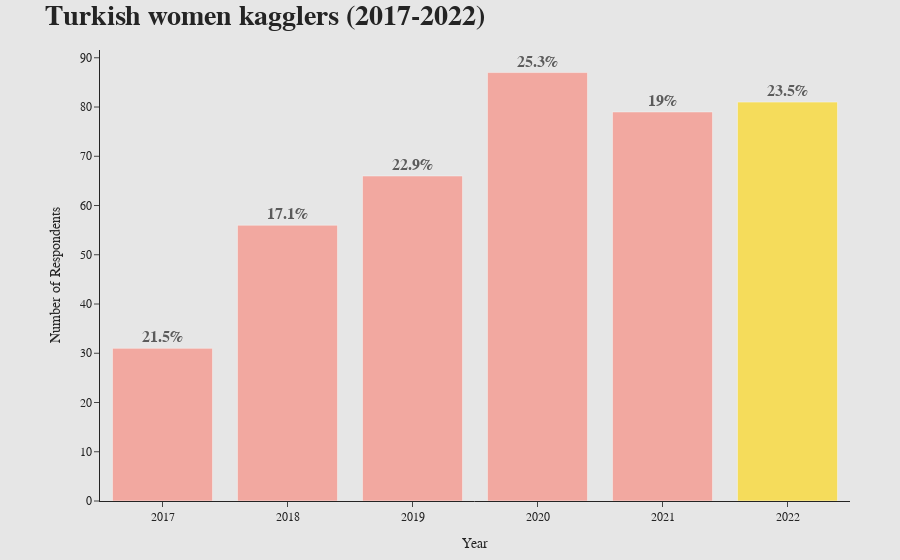

Write notebook code for a chart like this one.
### Code cell
df22_trwomen = df22_TR[df22_TR['Q3'] == 'Female']
df21_trwomen = df21_TR[df21_TR['Q2'] == 'Female']
df20_trwomen = df20_TR[df20_TR['Q2'] == 'Female']
df19_trwomen = df19_TR[df19_TR['Q2'] == 'Female']
df18_trwomen = df18_TR[df18_TR['Q1'] == 'Female']
df17_trwomen = df17_TR[df17_TR['GenderSelect'] == 'Female']

trwomen22 = len(df22_trwomen)
trwomen21 = len(df21_trwomen)
trwomen20 = len(df20_trwomen)
trwomen19 = len(df19_trwomen)
trwomen18 = len(df18_trwomen)
trwomen17 = len(df17_trwomen)

    
year = ['2017', '2018', '2019', '2020', '2021', '2022']
value = [trwomen17, trwomen18, trwomen19, trwomen20, trwomen21, trwomen22]

percent =[
    trwomen17/len(df17_TR)*100,
    trwomen18/len(df18_TR)*100,
    trwomen19/len(df19_TR)*100,
    trwomen20/len(df20_TR)*100,
    trwomen21/len(df21_TR)*100,
    trwomen22/len(df22_TR)*100
    ]  

color = 6* ['#fa8072'] 
color[5] = 'gold'
fig = go.Figure(data=[go.Bar(
            y=value, x=year,
            text=np.round(percent, 1), 
            textposition='outside',
            texttemplate = ["<b style='color: #f'>%{text}%</b>"]*6,
            textfont=dict(  family="sans serif",
                            size=16,
                            color="black"),
            orientation='v',
            marker_color= color, 
            opacity=0.6
                    )])
fig.update_layout(title='<b>Turkish women kagglers (2017-2022)<b>', 
                  font_family="San Serif",
                  bargap=0.2,
                  barmode='group',
                  titlefont={'size': 28},
                  template='simple_white',
                  paper_bgcolor='#E6E6E6',
                  plot_bgcolor='#E6E6E6',                  
                  )
fig.update_layout(yaxis_title='Number of Respondents',xaxis_title='Year',
    autosize=False,
    margin=dict(
        l=100,
        r=50,
        b=50,
        t=50,
        ),
    )

annotations = []
annotations.append(dict(xref='paper', yref='paper',
                        x=0.01, y=0.97,
                        text='<b>  <b>',
                             font=dict(family='Arial', size=12, color='#cc5500'),
                        showarrow=False))
annotations.append(dict(xref='paper', yref='paper',
                        x=0.01, y=.93,
                        text="<b> <b> ",
                             font=dict(family='Arial', size=12, color='#cc5500'),
                        showarrow=False))

fig.update_layout(annotations=annotations)
fig.show()

### Figure 1 — Plotly figure (JSON) as saved in the notebook; plotly's stock layout.template omitted (floating-point values rounded to 4 significant figures)
{"data": [{"marker": {"color": ["#fa8072", "#fa8072", "#fa8072", "#fa8072", "#fa8072", "gold"]}, "opacity": 0.6, "orientation": "v", "text": [21.5, 17.1, 22.9, 25.3, 19.0, 23.5], "textfont": {"color": "black", "family": "sans serif", "size": 16}, "textposition": "outside", "texttemplate": ["<b style='color: #f'>%{text}%</b>", "<b style='color: #f'>%{text}%</b>", "<b style='color: #f'>%{text}%</b>", "<b style='color: #f'>%{text}%</b>", "<b style='color: #f'>%{text}%</b>", "<b style='color: #f'>%{text}%</b>"], "type": "bar", "x": ["2017", "2018", "2019", "2020", "2021", "2022"], "y": [31, 56, 66, 87, 79, 81]}], "layout": {"annotations": [{"font": {"color": "#cc5500", "family": "Arial", "size": 12}, "showarrow": false, "text": "<b>  <b>", "x": 0.01, "xref": "paper", "y": 0.97, "yref": "paper"}, {"font": {"color": "#cc5500", "family": "Arial", "size": 12}, "showarrow": false, "text": "<b> <b> ", "x": 0.01, "xref": "paper", "y": 0.93, "yref": "paper"}], "autosize": false, "bargap": 0.2, "barmode": "group", "font": {"family": "San Serif"}, "margin": {"b": 50, "l": 100, "r": 50, "t": 50}, "paper_bgcolor": "#E6E6E6", "plot_bgcolor": "#E6E6E6", "title": {"font": {"size": 28}, "text": "<b>Turkish women kagglers (2017-2022)<b>"}, "xaxis": {"title": {"text": "Year"}}, "yaxis": {"title": {"text": "Number of Respondents"}}}}
